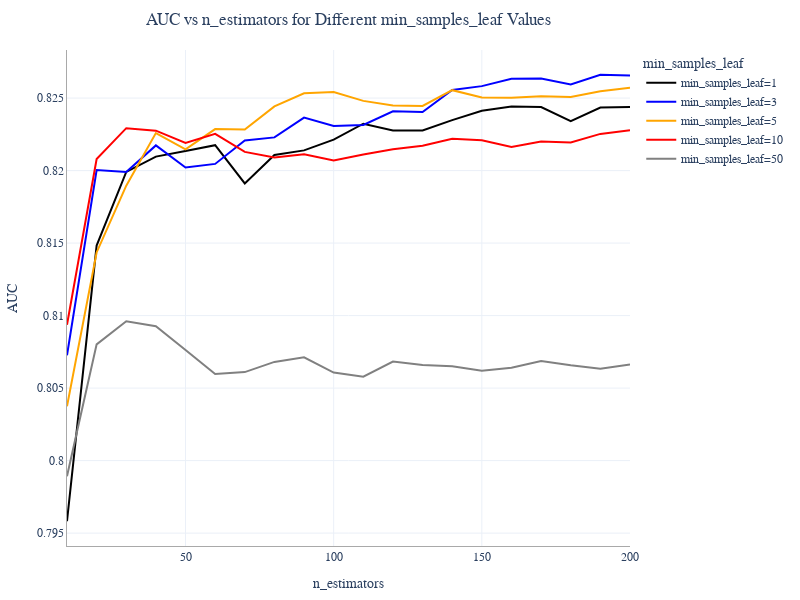

Write notebook code for a chart like this one.
### Code cell
# Define colors and values
colors = ['black', 'blue', 'orange', 'red', 'grey']
values = [1, 3, 5, 10, 50]

# Create the figure
fig = go.Figure()

# Add a line for each `min_samples_leaf` value
for s, col in zip(values, colors):
    df_subset = df_scores[df_scores.min_samples_leaf == s]
    fig.add_trace(go.Scatter(
        x=df_subset.n_estimators,
        y=df_subset.auc,
        mode='lines',
        line=dict(color=col),
        name=f'min_samples_leaf={s}'
    ))

# Customize layout
fig.update_layout(
    title="AUC vs n_estimators for Different min_samples_leaf Values",
    xaxis_title="n_estimators",
    yaxis_title="AUC",
    legend_title="min_samples_leaf",
    height=600,
    width=800
)

fig.show()

### Figure 1 — Plotly figure (JSON) as saved in the notebook; plotly's stock layout.template omitted (floating-point values rounded to 4 significant figures)
{"data": [{"line": {"color": "black"}, "mode": "lines", "name": "min_samples_leaf=1", "type": "scatter", "x": [10, 20, 30, 40, 50, 60, 70, 80, 90, 100, 110, 120, 130, 140, 150, 160, 170, 180, 190, 200], "y": [0.7958, 0.8148, 0.8199, 0.821, 0.8214, 0.8217, 0.8191, 0.8211, 0.8214, 0.8221, 0.8232, 0.8228, 0.8228, 0.8235, 0.8241, 0.8244, 0.8244, 0.8234, 0.8243, 0.8244]}, {"line": {"color": "blue"}, "mode": "lines", "name": "min_samples_leaf=3", "type": "scatter", "x": [10, 20, 30, 40, 50, 60, 70, 80, 90, 100, 110, 120, 130, 140, 150, 160, 170, 180, 190, 200], "y": [0.8073, 0.82, 0.8199, 0.8217, 0.8202, 0.8205, 0.8221, 0.8223, 0.8237, 0.8231, 0.8231, 0.8241, 0.824, 0.8256, 0.8258, 0.8263, 0.8263, 0.8259, 0.8266, 0.8266]}, {"line": {"color": "orange"}, "mode": "lines", "name": "min_samples_leaf=5", "type": "scatter", "x": [10, 20, 30, 40, 50, 60, 70, 80, 90, 100, 110, 120, 130, 140, 150, 160, 170, 180, 190, 200], "y": [0.8037, 0.8144, 0.819, 0.8226, 0.8215, 0.8229, 0.8228, 0.8244, 0.8253, 0.8254, 0.8248, 0.8245, 0.8245, 0.8255, 0.825, 0.825, 0.8251, 0.8251, 0.8255, 0.8257]}, {"line": {"color": "red"}, "mode": "lines", "name": "min_samples_leaf=10", "type": "scatter", "x": [10, 20, 30, 40, 50, 60, 70, 80, 90, 100, 110, 120, 130, 140, 150, 160, 170, 180, 190, 200], "y": [0.8094, 0.8208, 0.8229, 0.8228, 0.8219, 0.8225, 0.8213, 0.8209, 0.8211, 0.8207, 0.8211, 0.8215, 0.8217, 0.8222, 0.8221, 0.8216, 0.822, 0.8219, 0.8225, 0.8228]}, {"line": {"color": "grey"}, "mode": "lines", "name": "min_samples_leaf=50", "type": "scatter", "x": [10, 20, 30, 40, 50, 60, 70, 80, 90, 100, 110, 120, 130, 140, 150, 160, 170, 180, 190, 200], "y": [0.7989, 0.808, 0.8096, 0.8093, 0.8076, 0.806, 0.8061, 0.8068, 0.8071, 0.8061, 0.8058, 0.8068, 0.8066, 0.8065, 0.8062, 0.8064, 0.8069, 0.8066, 0.8063, 0.8066]}], "layout": {"height": 600, "legend": {"title": {"text": "min_samples_leaf"}}, "title": {"text": "AUC vs n_estimators for Different min_samples_leaf Values"}, "width": 800, "xaxis": {"title": {"text": "n_estimators"}}, "yaxis": {"title": {"text": "AUC"}}}}
